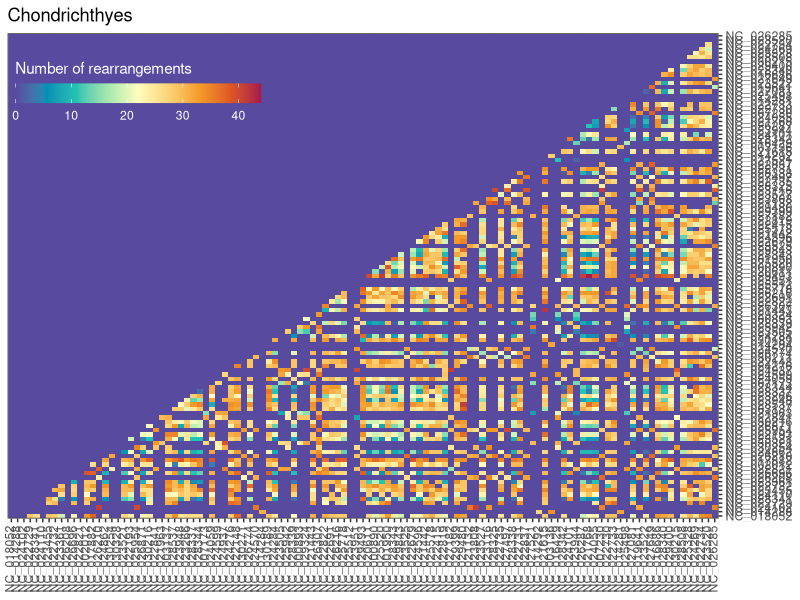

Reproduce this figure in R.
library(ggplot2)
library(reshape2)
library(scales)
# library(dplyr)

rearrange <-
  read.table("rearrange_count_Chondrichthyes.tsv", header = TRUE)
rearrange_mat <- as.matrix(rearrange)
melted_rearrange_mat <- melt(rearrange_mat)


ggplot(melted_rearrange_mat, aes(x = Var2, y = Var1)) +
  geom_raster(aes(fill = value)) +
  # scale_fill_gradient2(low = "red", mid = "white",
  #                      high = "blue", midpoint = 65, space = "Lab") +
  ggtitle("Chondrichthyes") +
  scale_fill_gradientn(
    guide = guide_colorbar(title = "Number of rearrangements", 
                           title.position = "top"),
    colours = hcl.colors(9, palette = "spectral", rev = TRUE),
    # values = rescale(c(0, 30, 40, 50, 90, 110, 125)),
    # limits = c(0, 125)
  ) +
  scale_y_discrete(position = "right") +
  theme_bw() +
  theme(
    axis.title.x = element_blank(),
    axis.title.y = element_blank(),
    axis.text.x = element_text(angle = 90, vjust = 0.3),
    legend.direction = "horizontal",
    legend.justification = c(0, 0),
    legend.position = c(0, 0.8),
    legend.background = element_rect(fill = "transparent"),
    legend.title = element_text(color = "white"),
    legend.text = element_text(color = "white"),
    legend.key.size = unit(0.5, "cm"),
    legend.key.width = unit(1.25, "cm")
  )

# ggsave("rearrange_count_Chondrichthyes.pdf", scale = 3)


# n_row_col <- 113
# entropy <- scan("ent_Chondrichthyes.tsv", quiet = TRUE)
# ent_mat <- matrix(entropy,
#                   byrow = T,
#                   nrow = n_row_col,
# ncol = n_row_col)


# entropy <- read.table("ent_Chondrichthyes.tsv", header = TRUE)
# entropy_mat <- as.matrix(entropy)
# threshold <- 0.5
# # entropy_mat[entropy_mat < threshold] <- threshold
# melted_ent_mat <- melt(entropy_mat)
#
# ggplot(melted_ent_mat, aes(x = Var2, y = Var1)) +
#   geom_raster(aes(fill=value)) +
#   scale_fill_gradient(low="yellow", high="dark green") +
#   theme_bw() + theme(axis.text.x=element_text(angle=90, vjust=0.3))



# ggplot(melted_ent_mat, aes(x = value)) +
#   geom_density(fill = 'blue')


# melted_ent_mat <- melt(ent_mat) %>%
#   mutate(val_trimmed = case_when(
#     value <= threshold ~ threshold,
#     T ~ value
#   ))
#
# ggplot(melted_ent_mat, aes(x = Var1, y = Var2, fill = val_trimmed)) +
#   geom_raster() +
#   scale_fill_gradient(low="yellow", high="dark green")